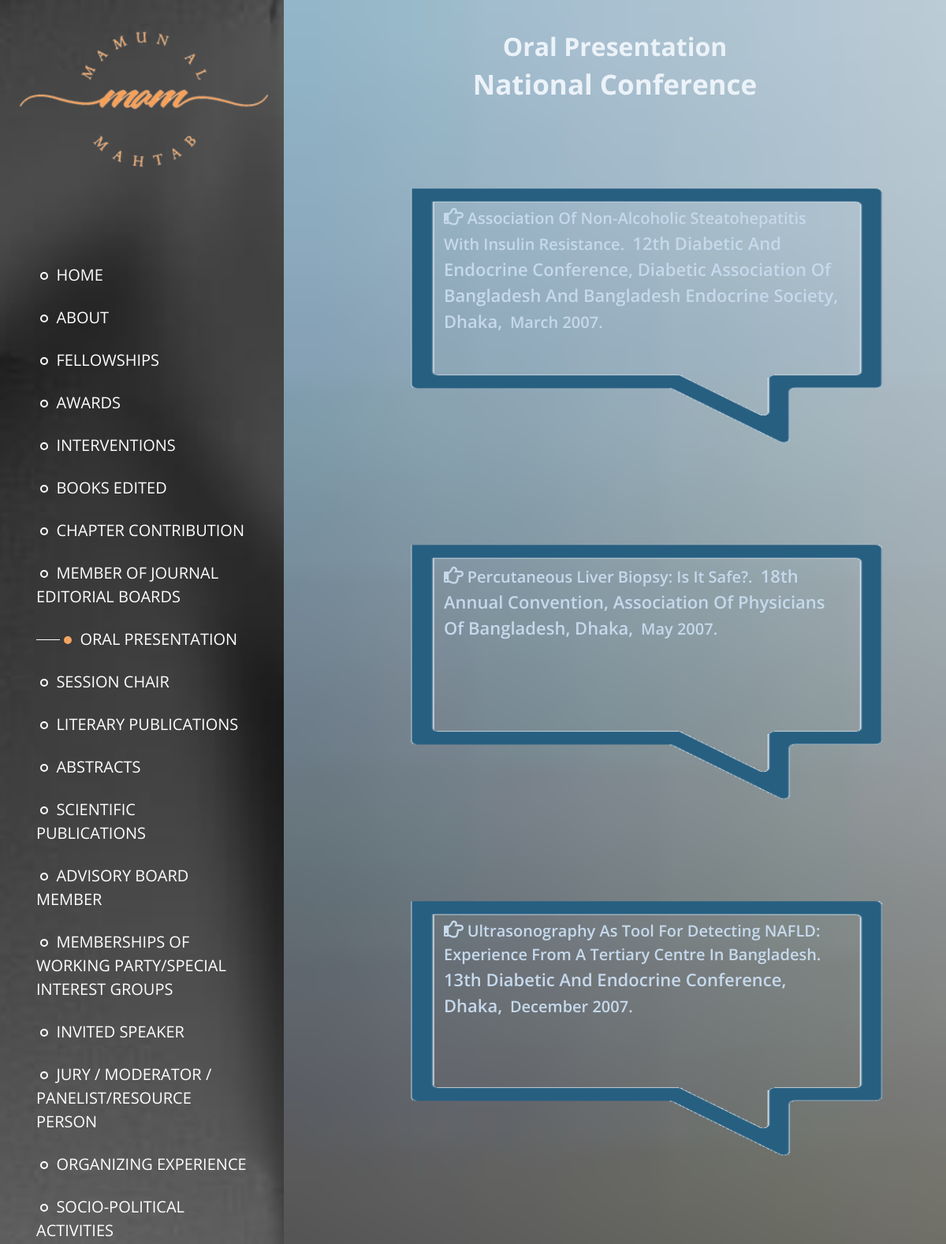
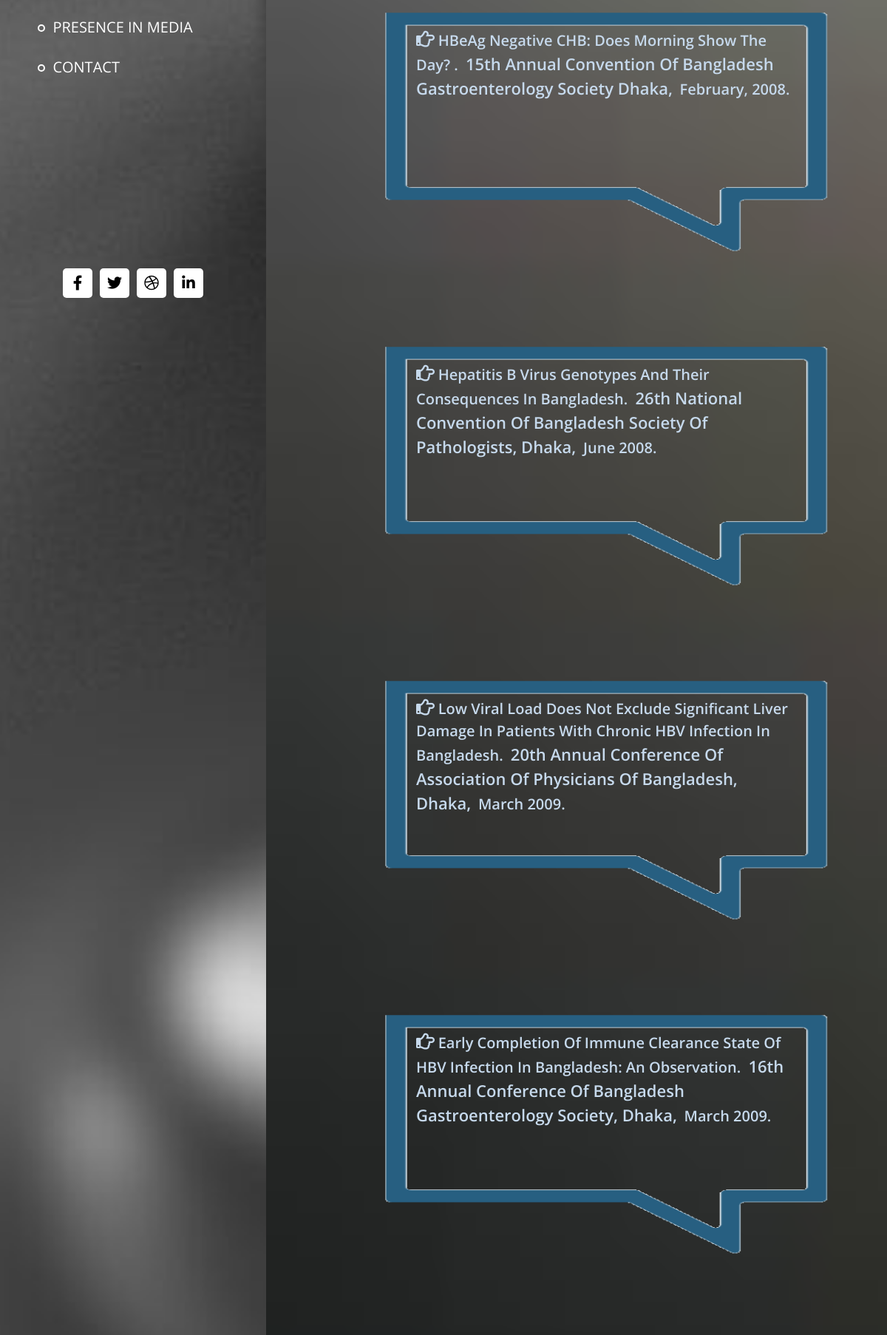
Page /oral_nat_conf.php (upper part) on the committed database (2 pictures, top to bottom).
### tables this page shows
CREATE TABLE `oral_nat_conf` (
  `oral_nat_conf_id` int(11) NOT NULL,
  `admin_id` int(11) DEFAULT NULL,
  `title` varchar(128) NOT NULL,
  `conf_name` varchar(128) NOT NULL,
  `date` varchar(128) NOT NULL
);

### oral_nat_conf.php (the view, shortened to what this page needs)
<!DOCTYPE html>
    <html lang="en">
    <head>
        <link rel="stylesheet" href="css/all.min.css" />
        <link rel="stylesheet" href="css/bootstrap.min.css" />
        <link rel="stylesheet" href="slick/slick.css" />
        <link rel="stylesheet" href="slick/slick-theme.css" />
        <link rel="stylesheet" href="css/magnific-popup.css">
        <link rel="stylesheet" href="css/templatemo-dream-pulse.css" />
        <link rel="stylesheet" href="css/action_view.css">
        <link rel="stylesheet" href="css/action_response.css">
    </head>
    <body>
        <main class="container-fluid">
            <div class="row">
                <nav id="tmSidebar" class="tm-bg-black-transparent tm-sidebar">
                    <div class="tm-sidebar-sticky">
                    <div class="tm-brand-box">
                            <img src="img/rez_logo.png" alt="logo" class="menu-img">
                        </div>
                        <ul id="tmMainNav" class="nav flex-column text-uppercase text-right tm-main-nav">
                            <li class="nav-item">
                                <a href="javascript:void(0);"
                                 onclick="window.location.href='index.php'" class="nav-link">
                                    <span class="circle"></span>
                                    Home
                                </a>
                            </li>
                            <li class="nav-item">
                                <a href="javascript:void(0);"
                                onclick="window.location.href='about.php'"
                                class="nav-link ">
                                    <span class="circle"></span>
                                    About
                                </a>
                            </li>
                            <li class="nav-item">
                                <a href="javascript:void(0);"
                                onclick="window.location.href='fellow.php'" class="nav-link">
                                    <span class="circle"></span>
                                    Fellowships
                                </a>
                            </li>
                            <li class="nav-item">
                                <a href="javascript:void(0);"
                                onclick="window.location.href='award_menu.php'" class="nav-link">
                                    <span class="circle"></span>
                                    Awards
                                </a>
                            </li>
                            <li class="nav-item">
                                <a href="javascript:void(0);"
                                onclick="window.location.href='intervention.php'" class="nav-link">
                                    <span class="circle"></span>
                                    Interventions
                                </a>
                            </li>
                            <li class="nav-item">
                                <a href="javascript:void(0);"
                                onclick="window.location.href='book_edited.php'" class="nav-link">
                                    <span class="circle"></span>
                                    Books Edited
                                </a>
                            </li>
                            <li class="nav-item">
                                <a href="javascript:void(0);"
                                 onclick="window.location.href='chapter.php'" class="nav-link">
                                    <span class="circle"></span>
                                    Chapter contribution
                                </a>
                            </li>
                            <li class="nav-item">
                                <a href="javascript:void(0);"
                                onclick="window.location.href='journal_menu.php'" class="nav-link">
                                    <span class="circle"></span>
                                    Member of Journal Editorial Boards
                                </a>
                            </li>
                            <li class="nav-item">
                                <a href="javascript:void(0);"
                                onclick="window.location.href='oral_menu.php'"
                                class="nav-link magic">
                                    <span class="rect"></span>
                                    <span class="circle"></span>
                                    Oral Presentation
                                </a>
                            </li>
                            <li class="nav-item">
                                <a href="javascript:void(0);"
                                onclick="window.location.href='session_menu.php'" class="nav-link">
                                    <span class="circle"></span>
                                    Session Chair
                                </a>
                            </li>
                            <li class="nav-item">
                                <a href="javascript:void(0);"
                                onclick="window.location.href='literary.php'" class="nav-link">
                                    <span class="circle"></span>
                                    Literary Publications
                                </a>
                            </li>
                            <li class="nav-item">
                                <a href="javascript:void(0);"
                                onclick="window.location.href='abstract_menu.php'" class="nav-link">
                                    <span class="circle"></span>
                                    Abstracts
                                </a>
                            </li>
                            <li class="nav-item">
                                <a href="javascript:void(0);"
                                onclick="window.location.href='scientific_menu.php'" class="nav-link">
                                    <span class="circle"></span>
                                    Scientific Publications
                                </a>
                            </li>
                            <li class="nav-item">
                                <a href="javascript:void(0);"
                                 onclick="window.location.href='advisory.php'" class="nav-link">
                                    <span class="circle"></span>
                                    Advisory Board Member
                                </a>
                            </li>
                            <li class="nav-item">
                                <a href="javascript:void(0);"
                                onclick="window.location.href='working_party.php'" class="nav-link">
                                    <span class="circle"></span>
                                    Memberships of Working Party/Special Interest Groups
                                </a>
                            </li>
                            <li class="nav-item">
                                <a href="javascript:void(0);"
                                onclick="window.location.href='invited_menu.php'"
                                 class="nav-link">
                                    <span class="circle"></span>
                                    Invited Speaker
                                </a>
                            </li>
                            <li class="nav-item">
                                <a href="javascript:void(0);"
                                onclick="window.location.href='jury_menu.php'" class="nav-link">
                                    <span class="circle"></span>
                                    Jury / Moderator / Panelist/Resource Person
                                </a>
                            </li>
                            <li class="nav-item">
                                <a href="javascript:void(0);"
                                onclick="window.location.href='organization_menu.php'" class="nav-link">
                                    <span class="circle"></span>
                                    Organizing Experience
                                </a>
                            </li>
                            <li class="nav-item">
                                <a href="javascript:void(0);"
                                onclick="window.location.href='socio_political.php'" class="nav-link">
                                    <span class="circle"></span>
                                    Socio-Political Activities
                                </a>
                            </li>
                            <li class="nav-item">
                                <a href="javascript:void(0);"
                                onclick="window.location.href='media.php'" class="nav-link">
                                    <span class="circle"></span>
                                    Presence in Media
                                </a>
                            </li>
                            <li class="nav-item">
                                <a href="javascript:void(0);"
                                onclick="window.location.href='contact.php'"
                                class="nav-link">
                                    <span class="circle"></span>
                                    Contact
                                </a>
                            </li>
                        </ul>
                        <ul class="nav flex-row tm-social-links">
                            <li class="nav-item">
                                <a href="https://facebook.com" class="nav-link tm-social-link">
                                    <i class="fab fa-facebook-f"></i>
                                </a>
                            </li>
                            <li class="nav-item">
                                <a href="https://twitter.com" class="nav-link tm-social-link">
                                    <i class="fab fa-twitter"></i>
                                </a>
                            </li>
                            <li class="nav-item">
                                <a href="https://dribbble.com" class="nav-link tm-social-link">
                                    <i class="fab fa-dribbble"></i>
                                </a>
                            </li>
                            <li class="nav-item">
                                <a href="https://linkedin.com" class="nav-link tm-social-link">
                                    <i class="fab fa-linkedin-in"></i>
                                </a>
                            </li>
                        </ul>
                    </div>
                </nav>
                <main role="main" class="ml-sm-12 col-12">
                    <div class="tm-section-wrap oral_nat_back_image">
                    <h2 class="oral_nat_heading">Oral Presentation</h2>
                    <h3 class="oral_nat_head2">National Conference</h3>
                        <section class="row tm-section">
                            <div id="oral_nat" class="section-oral_nat">
                                <ul class="oral_nat_ul">
                                    <?php
                                        require_once "admin/pdo.php";
                                        $stmt = $pdo->query("SELECT * FROM oral_nat_conf");
                                        $rows = $stmt->fetchAll(PDO::FETCH_BOTH);
                                        $results_per_page = 10;
                                        if (!isset($_GET['page'])) {
                                           $page = 1;
                                        } else {
                                            $page = $_GET['page'];
                                        }
                                        $this_page_first_result = ($page - 1) * $results_per_page;
                                        $stmt = 'SELECT * FROM oral_nat_conf LIMIT ' . $this_page_first_result . ',' .  $results_per_page;
                                        $pdostmt = $pdo->query($stmt);
                                        $rows = $pdostmt->fetchAll(PDO::FETCH_BOTH);
                                         foreach ($rows as $row) {
                                            echo  '<div class="col-xl-6 mb-5">';
                                            echo  '<div class="oral_nat">';
                                            echo  '<img src="img/ms2.png" alt="oraln" class="img_fluid">';
                                            echo  '<div class="oral_nat-content">';
                                            echo   "<i class='far'>&#xf0a4;</i> <span class='oral_nat-title'>" . htmlentities($row['title']) . ".\t" . "</span>";
                                            echo   "<b class='oral_nat-conf'>" . htmlentities($row['conf_name']) . ",</b>" . "\t";
                                            echo   "<span class='oral_nat-date'>" . htmlentities($row['date']) . ".</span>";
                                            echo '<br>';
                                            echo '<br>';
                                            echo  '</div>';
                                            echo  '</div>';
                                            echo  '</div>';
                                            echo '<br>';
                                            echo '<br>';
                                        }
                                    ?>
                                </ul>
                            </div>
                            </section>
                        <br>
                    <br>
                    <br>
                    </div>
                </main>
            </div>
    </body>
    </html>

### rows in the picture
oral_nat_conf: title "Association Of Non-Alcoholic Steatohepatitis With Insulin Resistance", conf_name "12th Diabetic And Endocrine Conference, Diabetic Association Of Bangladesh And Bangladesh Endocrine Society, Dhaka", date "March 2007"
oral_nat_conf: title "Percutaneous Liver Biopsy: Is It Safe?", conf_name "18th Annual Convention, Association Of Physicians Of Bangladesh, Dhaka", date "May 2007"
oral_nat_conf: title "Ultrasonography As Tool For Detecting NAFLD: Experience From A Tertiary Centre In Bangladesh", conf_name "13th Diabetic And Endocrine Conference, Dhaka", date "December 2007"
oral_nat_conf: title "HBeAg Negative CHB: Does Morning Show The Day?", conf_name "15th Annual Convention Of Bangladesh Gastroenterology Society Dhaka", date "February, 2008"
oral_nat_conf: title "Hepatitis B Virus Genotypes And Their Consequences In Bangladesh", conf_name "26th National Convention Of Bangladesh Society Of Pathologists, Dhaka", date "June 2008"
oral_nat_conf: title "Low Viral Load Does Not Exclude Significant Liver Damage In Patients With Chronic HBV Infection In Bangladesh", conf_name "20th Annual Conference Of Association Of Physicians Of Bangladesh, Dhaka", date "March 2009"
oral_nat_conf: title "Early Completion Of Immune Clearance State Of HBV Infection In Bangladesh: An Observation", conf_name "16th Annual Conference Of Bangladesh Gastroenterology Society, Dhaka", date "March 2009"
